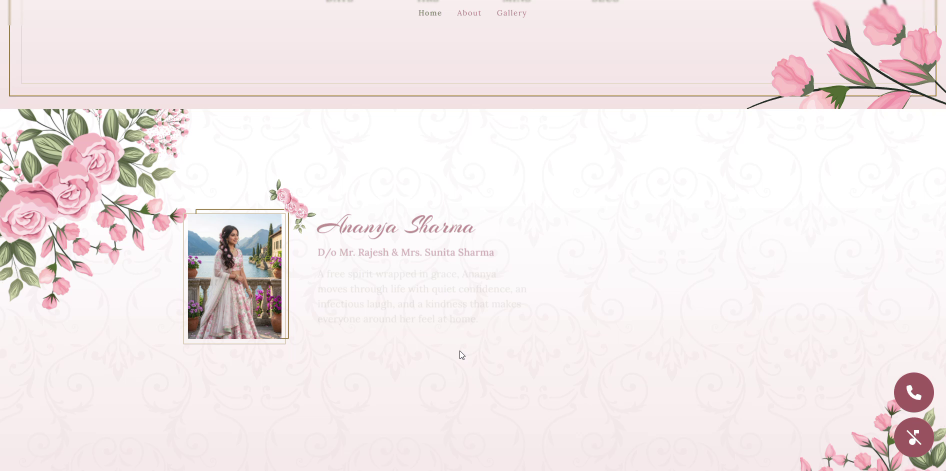
#> input picture .dev_tools/frame_11.png, 1892 x 942 px (shown at 1/2 size)
$ python clean_portraits2.py
#> lines starting #> are read from the running program, lines starting #| are printed output that depends on the picture
import cv2

img11 = cv2.imread('frame_11.png')
#> img11 is the input picture: shape (942, 1892, 3); mean B, G, R 232.9, 232.3, 241.8
# Clean inner photo (no frame lines at top):
# 432 is safely inside the photo
bride_clean = img11[432:685, 378:563]
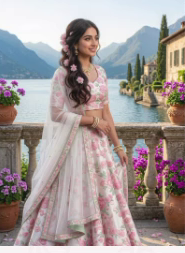
#> bride_clean: shape (253, 185, 3); mean B, G, R 150.4, 152.3, 162.9
cv2.imwrite('src/assets/ananya_portrait.png', bride_clean)

img13 = cv2.imread('frame_13.png')
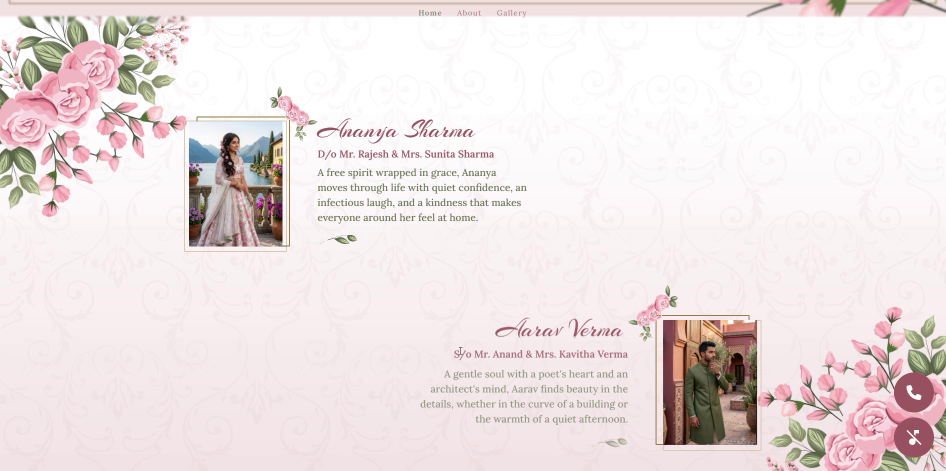
#> input picture .dev_tools/frame_13.png, 1892 x 942 px (shown at 1/2 size)
#> img13 is the input picture: shape (942, 1892, 3); mean B, G, R 226.4, 226.5, 236.7
# 598 is safely inside the photo
groom_clean = img13[598:827, 1331:1516]
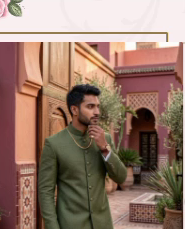
#> groom_clean: shape (229, 185, 3); mean B, G, R 107.2, 121.5, 149.7
cv2.imwrite('src/assets/aarav_portrait.png', groom_clean)

print("Saved pixel-perfect clean portraits")
